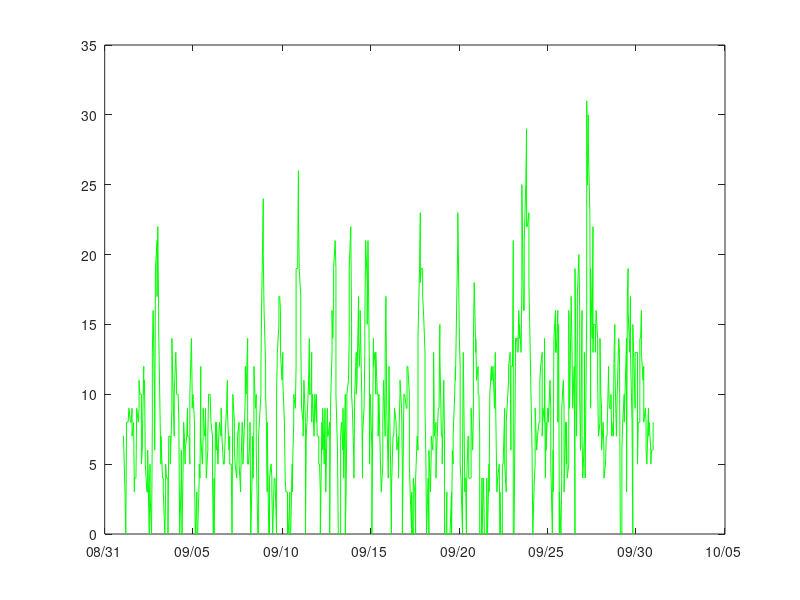
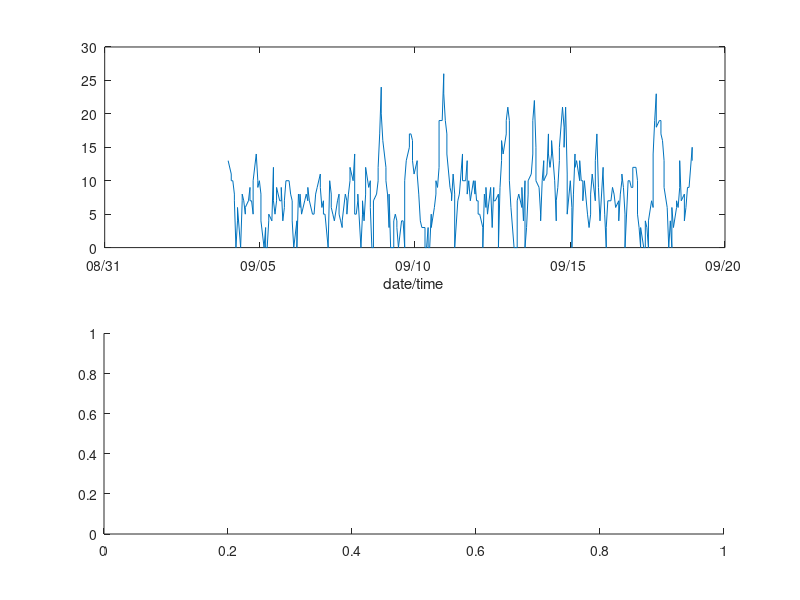

Recreate these plots in MATLAB, in order. (Note: this script raises an error after producing the figures.)
%% Lab 4: Setting the Stage  Regional Conditions part I

%% 
%

%% Objectives
% Today, we will continue to learn about MATLAB while also looking at the
% regional conditions surrounding our cruise area. We will visit the ONC-VENUS
% website and investigate some of the data available there. 
%
%%
% To help put the cruises in context, we will look at meteorology data.
%
% We will use two different ways to limit our data: |axis| and |find| - a
% very powerful tool!

%% 1. Meterological Data
%
% Meteorological data are available from two reliable locations near our
% study area. The Ocean Networks Canada Inshore Profiling System at Yarrow
% Point has meteorological data including wind speed and direction, air temperature,
% humidity, and barometric pressure. You can download those data from the
% ONC webpage (see the section below on tides for more info on how to
% download data from ONC). 
%
%
% Another great source of meteorological data is airports... and
% conveniently, we have one right in the middle of our study area! I've
% downloaded the meterological data at the Victoria Airport during the time period of
% 1 September - 1 October 2024. The main website is at:
% http://climate.weather.gc.ca/climate_data/hourly_data_e.html?StationID=51337 and
% you can work your way through it to find data for many different weather
% stations in Canada.
%
% I've put the met data into a _mat_ file called _met2024.mat_. 
%
% Load this data. What is the size of the array? How many columns of data
% are there? Note there is a second array called |met_colheaders| that
% contains the column headers. 
%
% Unlike the ONC-VENUS data sets, this mat file is NOT a structure. It's an eight
% column array, with the columns arranged as: 
%
% Time(UTC) Temp(oC) DewPoint(ToC) RelHum(%) WindDir(10's deg) Wind
% Spd(km/h) Visibility(km)	AirPress(kPa)
%
% You'll notice there are two columns for wind: strength(speed) and
% direction. The wind direction variable is in 10's of degrees.
%
% Also note that the time is in UTC. 

clear
load ('met2024') 

%%
% You can make a new variable _time_ and another _windsp_ if you'd like, by
% using the commands:
time = met2024(:,1); % time is the 1st column of met2024
windsp = met2024(:,6); % wind speed is the 6th column of met2024, (km/h)
winddir =met2024(:,5); % wind direction is the 5th column, (10's of degrees)

% Note - you could also just always specify met2024(:,1) every time you
% want to use the |time| variable, rather than pulling the values out of
% the matrix. 
%% 2. Tutorial: Using only part of the data set 
% This data set contains hourly measurements for the entire month of
% September. What if I only want to plot the data from a couple of
% weeks? Let's look at the two weeks prior to (and including) the first cruise (Sep 4 to Sep 19).
%
% Here are two methods: 
%
% *1.* Use the |axis| command to specify what section of the data to plot
%
% OR
%
% *2.* Take a subset of the data using the |find| command, and then plot it. 
%
% For both options, you will need to tell MATLAB what is the first time you
% are interested in plotting, and what is the last. 
%
% We can specify the first time that we want to plot by typing: 
firsttime = datenum(2024,9,4) %start at midnight on Sep 4th
%%
% and the last time that we want to plot:
lasttime = datenum(2024,9,19)  % midnight on the 20th - i.e. the time right after 11:59:59 pm on the 19th
%%
% We've just created two new variables - _firsttime_ and _lasttime_ - that
% contain the time of the first and last record we are interested in.
%
%

%% 2a: the axis command
% Start by taking a look at |axis| by typing |help axis| at the command
% prompt. If you don't like this version of help, you may also try clicking
% on the blue "Reference page for axis" at the bottom. Always scroll down
% in the help files to see the worked examples - they are often much easier
% to understand! 
%
% Today, we will be using |axis| to limit how much of the data on a plot is
% visible. First, we make a plot including all the data. Then, we call the
% |axis| command and tell MATLAB exactly which data to show. Our usage will
% be axis([xmin xmax ymin ymax]). Note the round brackets, which specify an
% arguement for axis, and the square brackets, which indicate a maxtrix (a
% 1x4 vector in this case). The order is important - you must put the four
% values in order (minimum x value, maximum x value...). 

%%
% Using the |axis| command, plot the wind speed as a timeseries for the two
% weeks prior to (and including) the first cruise (Sep 4 to Sep 19). Plot wind speed in green. 

figure(1); clf
plot(time, windsp, 'g')
%axis ([ first time to plot, last time to plot, lowest windsp, highest windspeed])
datetick
ylabel('')  %give name and untis
xlabel('')


%%
% A couple things to note using the axis command:
%
% 1. You are still plotting all the data, so if you have a really large
% data set, the plot can take a lot of time to generate. If you want to
% show a small part of a large data set, it is much better to limit the
% *data*, not just the *plot*! (See |find|, below).
%
% 2. Sometimes |axis| doesn't play nice with |datetick|... 
%
%
%

%% 2b. the find command
% And the second method - using the |find| command. This is a powerful
% command that we will come back to again - so do make sure you understand
% it by the end of this lab!
%%
% Let's look at some relational operators: 
%
% > is greater than
%
% < is less than
% 
% <= less than or equal to
% 
% Some operations on a vector :

x = [11  0  33  0  55]';

find(x) % finds all non-zero values of x and returns the indices of their positions.

find(x == 0) % finds all _zero_ values of x

find(0 < x & x < 10*pi) % finds all values of x that are greater than zero, but less than 31.4...

%%
% Back to our wind speed plot... 

% We can specify the first time that we want to plot by typing: 
firsttime = datenum(2024,9,4) %start at midnight on Sep 4th

%%
% And the last time that we want to plot:
lasttime = datenum(2024,9,19)  % midnight on the 20th - i.e. the time right after 11:59:59 pm on the 29th
%%
% Now we'll use the |find| command to locate all the (non-zero) elements of
% time that fall between our start and end points. 
% |find| will give us the _indices_ of those times (not the times,
% themselves). It gives us the place in the array, not the value. 

inds=find(time>=firsttime & time<lasttime); % take out the ; here to see the output!
% 

%%
% How many wind speed measurements are there between our start and end
% times? Does this make sense? (Hourly measurements for 14 days... )
%
% OK - now we've created an array called |inds| and given it the value of
% all the indices that fall in between our start and end points. 
% The equation above says: 
%
% inds = all the indices where time is greater than or equal to our firsttime and less
% than our lasttime. 
%
% How do I ask MATLAB for only SOME values of an array, not all of them? I
% say x=(1:3) to get the first three values, right? I could also say
% x=(variable name that contains all the ones I want)... 

time(inds) ;  % this will give me all values of time that fit the criteria I gave above!

%windsp(inds);
%winddir(inds)*10; % what is the *10 doing? 


%% 3. Wind plots
% Let's make some timeseries plots of the wind data. Remember to add all
% your axis lables. Try making the speed as a cyan line and the direction
% as green +'s. Remember to use |help plot| to see the formatting options. 

figure (3);clf; 
subplot(2,1,1) % plot wind speed vs time here for our short dataset
plot(time(inds), windsp(inds)) 
datetick('keepticks', 'keeplimits')
xlabel('date/time')

% kdatetick % here's a special function that Jody gave me. I like this one sometimes! 
% If you get an error message, make sure that the "common" directory is in the MATLAB path. 


subplot(2,1,2) % plot wind direction vs time here, using points, not lines. 



%% 
% That wind direction plot above is a little odd... it's hard to look at
% angular data on a straight plot like that! There are ways to use MATLAB
% to produce other kinds of plots, but that is beyond the scope of the
% tutorial.
%
%%
% Have a look at the figure you made... From what directions did the wind
% blow the most frequently? 

%% 4. Download the VENUS Saanich Node pressure data
% We need to look at the tidal data during and prior to our cruise. 
% The pressure record at the bottom of Saanich Inlet can be used 
% as a proxy for tidal height. 
%
% Start with Choose Variable By Location, and navigate to Pacific/Salish Sea/Saanich
% Inlet / Patricia Bay / Saanich Inlet VENUS Instrument Platform / Pressure
% Then click the RED "Select Data Product" link over on the right side of your screen. 
%
% We want the Pressure data, in MAT 7 format. 
%
% Enter the time range of interest - download a month's worth of pressure
% data:
%
% Date From (UTC): 1-Sep-2024  00:00:00
%
% Date To (UTC): 1-Oct-2024 00:00:00
%
% Select Data Format: 
% Here you have 7 options: 2 of them are for plots made by VENUS  good if
% you just want a quick graphical view. But if you actually want to examine
% the pressure data, you'll need to choose one of the data formats. We will
% use MATLAB, but you may wish to use a .csv file if you want to use Excel,
% for example.
%
% Choose MATLAB Version 7 mat file. 
%
% Click the red "Add to Cart", and then click "Next", then "Checkout All."
%
% The file will be generated for you (wait a minute or two!) and a link
% will show up on the right of the page. We want the |.mat| file, not the
% Metadata (though that's interesting, too.) Right-Click on the file name and
% download it to your computer. Put it into a directory that you can find
% and rename it to something that makes sense to you. I'll use
% |Sep24P.mat| for mine. Make sure you keep the |.mat| extension.

%% 5. Load the data using MATLAB. 
% Look at the current directory tab  and double click on the .mat file.
% Now change to the Workspace tab it should show two structures in the
% Workshpace, |data| and |metadata|. Click on |data| and the Variables window will
% open, showing the large amount of information in the data structure.
%
% ONC has set up their download data products to come with all the
% information you might need. We know the dates, the quality flag
% information, what sensor the data came from... and most importantly,
% there are two parts of the structure that contain the data we want. 
%
% Note that ONC provides times in the UTC timezone. 
%
% The data are in two fields |data.time| and |data.dat|. The data in |dat| is our
% parameter of interest, in this case, pressure.
%
%
% Another way to load the data is from the command line.
clear
load('Sep24P.mat');  % or whatever file name you gave your downloaded file

%%
% To see what the structure contains, just type the name of the structure.
whos  % this shows us what variables are in memory: we see there is a variable named "data"
%%
data 
%%
% Typing the name of the variable shows us that it is a "structure" - it
% contains many different kinds of information, tucked away into different
% parts of the array. 


%%
% To access the different parts of the structure, we can type the structure
% name followed by . followed by the next deeper piece of the structure.
% Here's the first three entries in |data.dat|:
data.dat(1:3)  %units are decibar

%%
% To make the data easier to work with, you could rename the variables to
% have nice, short, understandable names but it's often better
% to leave the data in the structure. 


%% 6. Plot the pressure data
% Plot the time vs pressure data for Saanich Inlet for the 21 days prior to
% and including Sep 25. This will give us a good picture of what's going on
% in the Inlet during the time around our cruise.  Use your knowledge of
% plotting in MATLAB to add appropriate titles, legends, axis labels, etc.
% Try making the line in red this time... with a line thickness of 2.
% You can use either |find| or |axis| to limit your data. 


figure (1) % opens a figure window
clf % clears the contents of the current figure window

plot(data.time,data.dat)
datetick


%%
% Investigate the various options for |datetick| and |datestr|. There are
% many format codes available. Make sure you choose appropriate formats for
% your xticks and xlabel... Anyone looking at your figure needs to be able
% to understand when the data are from. 
%% 
% Think about other methods you could use to look at these data... Are you
% going to be comparing various data sets? Would subplots be appropriate?


%% Lab 4 Assignment
% Hand in 2 files: 
%
% *1.* Hand in a file named Lab4CodeYourLastName.m that contains the code
% to make all required figures below. You must use |find| for at least one
% of the two datasets (wind, pressure)
%
% *2.* Also hand in (don't print out) a Word document named
% Lab4YourLastName.doc containing the specified figures and answers to
% the questions below. Make sure all figures are clearly labeled!
%
% *Part 1*. Winds
%
% Figure (use subplots) showing winds (both speed and direction) at the
% Victoria Airport for two weeks prior to and including the Sep 25 2024 cruise.
%
% *Q1*: Describe the general pattern in the winds. Were they strong or
% weak? Give an estimate of their magnitude. Did they change over time? What
% direction did they blow? Were they different in the days before each
% cruise or fairly similar?
%
% *Q2*: Why are we concerned with the winds in our study area? What
% effect(s) do you anticipate seeing in our physical data (CTD)? 
%
% *Part 2*. Tides (from VENUS pressure data)
% 
% One figure showing tides (as proxied by pressure) for 21 days prior to
% and including 25 Sep 2024. You will need to download the
% pressure dataset from the ONC website. Note that the ONC website provides
% times in UTC. 
%
% *Q3*: Discuss the tides in Saanich Inlet during the three week period. Were they
% strong or weak? What is the estimated amplitude of the tides? What stage
% (spring or neap) of the tide was happening during each of our cruises? 
%
% *Q4*: We will cover tides in greater detail later in the course. For the
% moment, briefly speculate on what effect the tides might have on the
% physical properties of our study area. 

%%
%last compiled on
datestr(now)